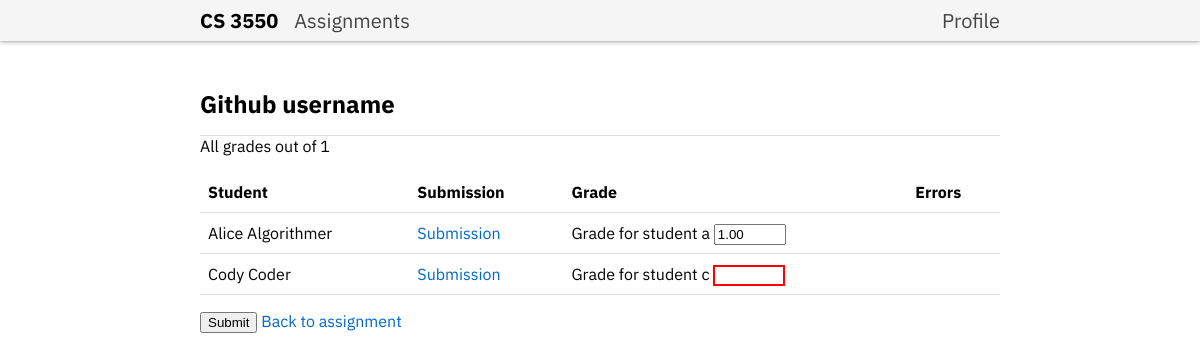
The app's page /1/submissions/ (signed in) with its own data.
### grades/models.py (models this page shows, shortened)
class Assignment(models.Model):
    title = models.CharField(max_length=200)
    description = models.TextField()
    deadline = models.DateTimeField()
    weight = models.IntegerField()
    points = models.IntegerField()

class Submission(models.Model):
    assignment = models.ForeignKey(
        Assignment,
        on_delete=models.CASCADE
    )
    author = models.ForeignKey(
        User,
        on_delete=models.CASCADE,
        related_name='submission_set'
    )
    grader = models.ForeignKey(
        User,
        on_delete=models.SET_NULL,
        null=True,
        blank=True,
        related_name='graded_set'
    )
    file = models.FileField(upload_to='submissions/')
    score = models.DecimalField(
        max_digits=5,
        decimal_places=2,
        null=True,
        blank=True
    )

### grades/views.py (the view, shortened to what this page needs)
# urls.py: path('<int:assignment_id>/submissions/', views.submissions, name='submissions'),
@login_required
def submissions(request, assignment_id):
    user = request.user
    is_admin = user.is_superuser
    if not (is_ta(user) or is_admin):
        raise PermissionDenied("Only TAs can access the submissions page")
    assignment = get_object_or_404(models.Assignment, id=assignment_id)
    if is_admin:
        submissions = assignment.submission_set.all().order_by('author__username')
    else:
        submissions = assignment.submission_set.filter(
            grader=user
        ).order_by('author__username')
    errors = {}  # Dictionary to store errors for each submission
    general_errors = []  # List for errors with invalid submission IDs
    return render(request, "submissions.html", {
        'title': f'{assignment.title} - CS 3550',
        'assignment': assignment,
        'submissions': submissions,
        'general_errors': general_errors,
        'user': user,
        'is_admin': is_admin
    })

### grades/views.py (called while the page is built)
def is_ta(user):
    return user.groups.filter(name="Teaching Assistants").exists()

### grades/templates/submissions.html (shortened to what this page needs)
{% include "header.html" with title="Submissions Page" %}
<main>
  <h1>{{ assignment.title }}</h1>
  <p>All grades out of {{ assignment.points }}</p>
  <form action="/{{ assignment.id }}/submissions/" method="post">
    <table>
      <thead>
        <tr>
          <th>Student</th>
          <th>Submission</th>
          <th>Grade</th>
          <th>Errors</th>
        </tr>
      </thead>
      <tbody>
        {% for submission in submissions %}
        <tr>
          <td>{{ submission.author.get_full_name }}</td>
          <td><a href="{{ submission.file.url }}" title="View submission from student {{ submission.author.username }}">Submission</a></td>
          <td>
            <label for="grade-{{ submission.author.username }}" class="sr-only">Grade for student {{ submission.author.username }}</label>
            <input type="number"
                   min="0"
                   max="{{ assignment.points }}"
                   step="0.01"
                   id="grade-{{ submission.author.username }}"
                   name="grade-{{ submission.id }}"
                   value="{{ submission.score|default_if_none:'' }}"
                   required>
          </td>
          <td>
          </td>
        </tr>
        {% endfor %}
      </tbody>
    </table>
    <button type="submit">Submit</button>
    <a href="/{{ assignment.id }}/">Back to assignment</a>
  </form>
</main>

### static/main.css (style rules this page uses)
main { max-width: 50rem; margin: 3rem auto 0; padding: 0 1rem; }
main h1 { font-size: 1.5rem; margin: 0; padding-bottom: 1rem; border-bottom: 1px solid #ddd; }
main h1 + p { margin-top: 0; }
table { width: 100%; line-height: 1.5; margin: 1rem 0; border-collapse: collapse; }
th, td { padding: 0.5rem; text-align: left; border-bottom: 1px solid #ddd; }
a { color: #0066cc; text-decoration: none; }
main p, main ul { margin: 1rem 0; }
input:invalid { border: 2px solid red !important; }

### records on screen
Assignment: title "Github username", points "1"
Submission: author.get_full_name "Alice Algorithmer", author.username "a", score "1.00"
Submission: author.get_full_name "Cody Coder", author.username "c"
